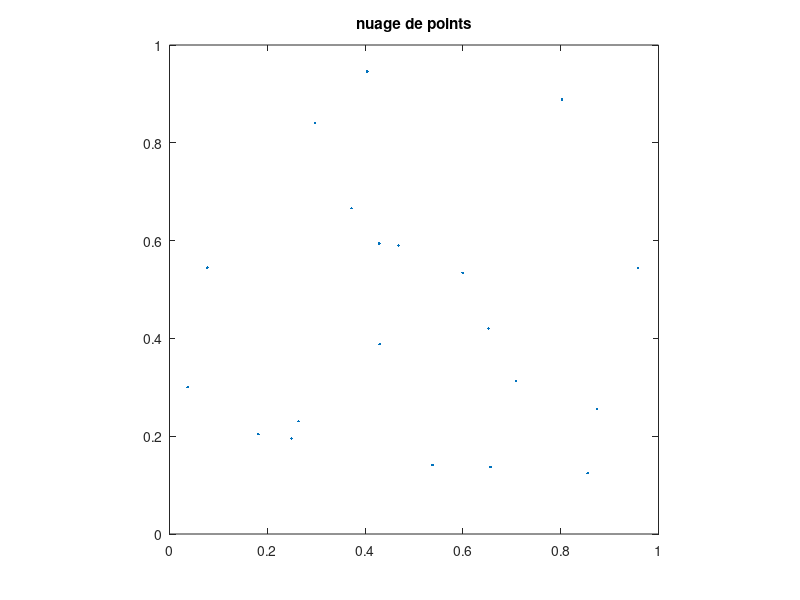

Here is the MATLAB script that generated this plot: (Note: this script raises an error after producing the figure.)
%% Le plus petit cercle englobant (algorithme naif 2D)
% SABIR ILYASS
close all; clearvars;

%% construire le nuage de points dans le carré [0,1]²
n = 20;
points = rand(2,n);

%% affichage de nuage de points
figure;
plot(points(1,:), points(2,:), '.');
axis square; axis equal;
title("nuage de points");
axis([0 1 0 1]); hold on;

%% l'algo naive: (pour n>=4)

%% determination des deux points les plus distants:
RAYON = 0; index1 = 0; index2 = 2;
for i = 1:n
    for j = 1:n
        if (j ~= i)
            dis = sqrt((points(1,i) - points(1,j))^2 + (points(2,i) - points(2,j))^2);
            if (dis > RAYON)
                RAYON = dis / 2; index1 = i; index2 = j;
            end
        end
    end
end

count = 2;
CENTRE_X = (points(1, index1) + points(1, index2))/2; CENTRE_Y = (points(2, index1) + points(2, index2))/2;

for i = 1:n
    if (i ~= index1 && i ~= index2)
        dis = sqrt((points(1,i) - CENTRE_X)^2 + (points(2,i) - CENTRE_Y)^2);
        if (dis < RAYON)
            count = count + 1;
        end
    end
end

if (count < n)
    i = 1; j = 1; k = 1;
    RAYON = Inf; CENTRE_X = 0; CENTRE_Y = 0;

    while (i + j + k <= 3 * n - 1)
        
        % tester ces 3 points differents
        if (i ~= j || i ~= k)
            isDifferentPoints = true;
        else
            isDifferentPoints = false;
        end
    
        if (isDifferentPoints == true)
            [milieux, milieuy, rayon] = Disque(points(1,i), points(2,i), points(1,j), points(2,j), points(1,k), points(2,k));
            count = 3;
            for l = 1:n
                if (l ~= i && l ~= j && l ~= k)
                    distance = sqrt((points(1,l) - milieux)^2 + (points(2,l) - milieuy)^2);
                    if (rayon < RAYON && distance <= rayon)
                        count = count + 1;
                    end
                end            
            end
            if (count == n)
                CENTRE_X = milieux; CENTRE_Y = milieuy; RAYON = rayon;
            end
        end
        if (k < n)
            k = k + 1;
        elseif (k == n && j < n)
            j = j + 1;
            k = 1;
        elseif (j == n && i < n)
            i = i + 1;
            j = 1;
        end
    end
end

% [milieux, milieuy, rayon] = Disque(points(1,i), points(2,i), points(1,j), points(2,j), points(1,k), points(2,k));
centre = [CENTRE_X CENTRE_Y];
pos = [centre - RAYON 2 * RAYON 2 * RAYON];
rectangle('Position',pos,'Curvature',[1 1]);
axis equal;
